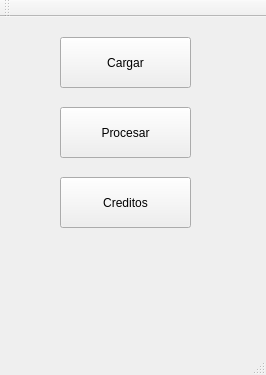
<?xml version="1.0" encoding="UTF-8"?>
<ui version="4.0">
 <class>fixture</class>
 <widget class="QMainWindow" name="fixture">
  <property name="geometry">
   <rect>
    <x>0</x>
    <y>0</y>
    <width>266</width>
    <height>375</height>
   </rect>
  </property>
  <property name="windowTitle">
   <string>fixture</string>
  </property>
  <widget class="QWidget" name="centralWidget">
   <widget class="QPushButton" name="Cargar">
    <property name="geometry">
     <rect>
      <x>60</x>
      <y>20</y>
      <width>131</width>
      <height>51</height>
     </rect>
    </property>
    <property name="text">
     <string>Cargar</string>
    </property>
   </widget>
   <widget class="QPushButton" name="pushButton_2">
    <property name="geometry">
     <rect>
      <x>60</x>
      <y>90</y>
      <width>131</width>
      <height>51</height>
     </rect>
    </property>
    <property name="text">
     <string>Procesar</string>
    </property>
   </widget>
   <widget class="QPushButton" name="pushButton_3">
    <property name="geometry">
     <rect>
      <x>60</x>
      <y>160</y>
      <width>131</width>
      <height>51</height>
     </rect>
    </property>
    <property name="text">
     <string>Creditos</string>
    </property>
   </widget>
   <widget class="QLabel" name="lineas">
    <property name="geometry">
     <rect>
      <x>90</x>
      <y>270</y>
      <width>60</width>
      <height>16</height>
     </rect>
    </property>
    <property name="text">
     <string/>
    </property>
   </widget>
  </widget>
  <widget class="QMenuBar" name="menuBar">
   <property name="geometry">
    <rect>
     <x>0</x>
     <y>0</y>
     <width>266</width>
     <height>22</height>
    </rect>
   </property>
  </widget>
  <widget class="QToolBar" name="mainToolBar">
   <attribute name="toolBarArea">
    <enum>TopToolBarArea</enum>
   </attribute>
   <attribute name="toolBarBreak">
    <bool>false</bool>
   </attribute>
  </widget>
  <widget class="QStatusBar" name="statusBar"/>
 </widget>
 <layoutdefault spacing="6" margin="11"/>
 <resources/>
 <connections/>
</ui>
